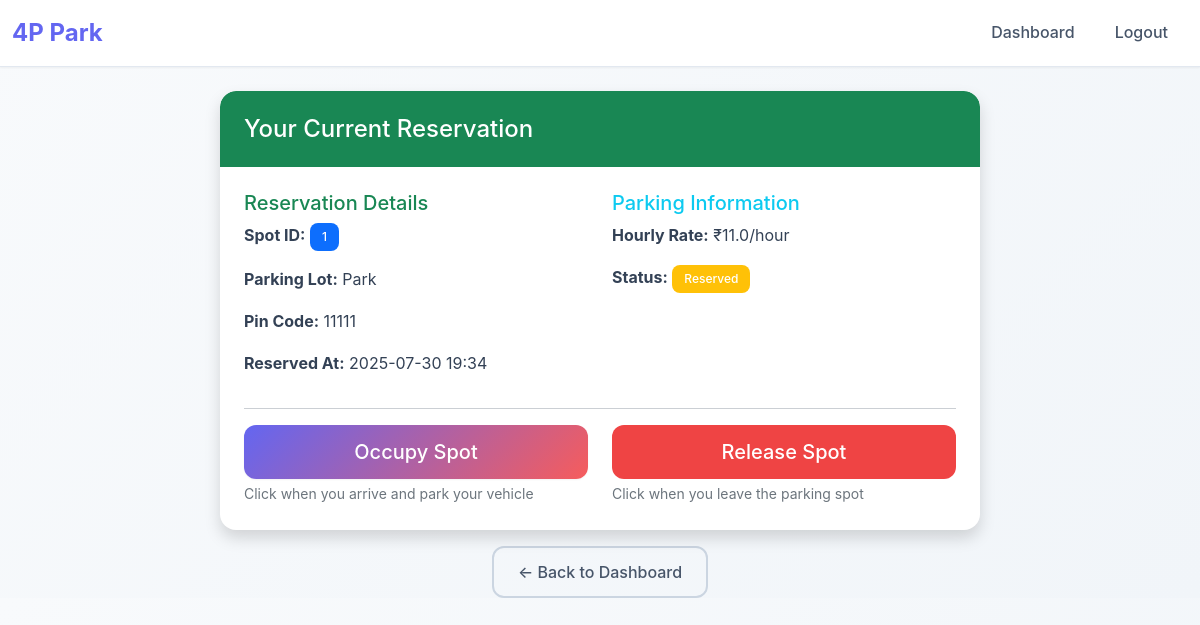
Screenshot of /user/my_reservation (signed in) with the database file from the repository.
### models/parking_spot.py (models this page shows)
class ParkingSpot(db.Model):
    id = db.Column(db.Integer, primary_key=True)
    lot_id = db.Column(db.Integer, db.ForeignKey('parking_lot.id'), nullable=False)
    status = db.Column(db.String(1), nullable=False, default='A')

### models/parking_lot.py (models this page shows)
class ParkingLot(db.Model):
    id = db.Column(db.Integer, primary_key=True)
    prime_location_name = db.Column(db.String(100), nullable=False)
    price = db.Column(db.Float, nullable=False)
    pin_code = db.Column(db.String(10), nullable=False)
    maximum_number_of_spots = db.Column(db.Integer, nullable=False)

### models/reservation.py (models this page shows)
class Reservation(db.Model):
    id = db.Column(db.Integer, primary_key=True)
    spot_id = db.Column(db.Integer, db.ForeignKey('parking_spot.id'), nullable=False)
    user_id = db.Column(db.Integer, db.ForeignKey('user.id'), nullable=False)
    parking_timestamp = db.Column(db.DateTime, nullable=False, default=datetime.now)
    leaving_timestamp = db.Column(db.DateTime, nullable=True)
    parking_cost = db.Column(db.Float, nullable=True)
    vehicle_number = db.Column(db.String(20), nullable=True)
    vehicle_model = db.Column(db.String(50), nullable=True)

### routes/user.py (the view)
@user.route('/user/my_reservation')
def my_reservation():
    user_id = session.get('user_id')
    current_reservation = Reservation.query.filter_by(user_id=user_id, leaving_timestamp=None).first()
    if not current_reservation:
        return render_template('user_reservation.html', reservation=None)
    spot = ParkingSpot.query.get(current_reservation.spot_id)
    lot = ParkingLot.query.get(spot.lot_id)
    reservation_data = {
        'reservation': current_reservation,
        'spot': spot,
        'lot': lot
    }
    return render_template('user_reservation.html', reservation=reservation_data)

### templates/user_reservation.html (shortened to what this page needs)
{% extends "base.html" %}
{% block content %}
<div class="row justify-content-center">
    <div class="col-md-8">
        {% if reservation %}
            <div class="card shadow">
                <div class="card-header bg-success text-white">
                    <h4 class="mb-0">Your Current Reservation</h4>
                </div>
                <div class="card-body">
                    <div class="row">
                        <div class="col-md-6">
                            <h5 class="text-success">Reservation Details</h5>
                            <p><strong>Spot ID:</strong> <span class="badge bg-primary">{{ reservation.spot.id }}</span></p>
                            <p><strong>Parking Lot:</strong> {{ reservation.lot.prime_location_name }}</p>
                            <p><strong>Pin Code:</strong> {{ reservation.lot.pin_code }}</p>
                            <p><strong>Reserved At:</strong> {{ reservation.reservation.parking_timestamp.strftime('%Y-%m-%d %H:%M') }}</p>
                        </div>
                        <div class="col-md-6">
                            <h5 class="text-info">Parking Information</h5>
                            <p><strong>Hourly Rate:</strong> ₹{{ reservation.lot.price }}/hour</p>
                            <p><strong>Status:</strong>
                                {% if reservation.spot.status == 'O' %}
                                    <span class="badge bg-warning">Reserved</span>
                                {% else %}
                                    <span class="badge bg-success">Available</span>
                                {% endif %}
                            </p>
                        </div>
                    </div>
                    <hr>
                    <div class="row">
                        <div class="col-md-6">
                            <div class="d-grid">
                                <a href="{{ url_for('user.occupy_spot') }}" class="btn btn-primary btn-lg">
                                    Occupy Spot
                                </a>
                                <small class="text-muted mt-1">Click when you arrive and park your vehicle</small>
                            </div>
                        </div>
                        <div class="col-md-6">
                            <div class="d-grid">
                                <a href="{{ url_for('user.release_spot') }}" class="btn btn-danger btn-lg">
                                    Release Spot
                                </a>
                                <small class="text-muted mt-1">Click when you leave the parking spot</small>
                            </div>
                        </div>
                    </div>
                </div>
            </div>
        {% endif %}
        <div class="mt-3 text-center">
            <a href="{{ url_for('user.dashboard') }}" class="btn btn-outline-secondary">← Back to Dashboard</a>
        </div>
    </div>
</div>
{% endblock %}

### static/css/style.css (style rules this page uses)
:root { --primary-color: #6366f1; --secondary-color: #f65c5c; --success-color: #10b981; --warning-color: #f59e0b; --danger-color: #ef4444; --info-color: #06b6d4; --light-bg: #f8fafc; --white: #ffffff; --gray-100: #f1f5f9; --gray-200: #e2e8f0; --gray-300: #cbd5e1; --gray-600: #475569; --gray-700: #334155; --gray-900: #0f172a; --shadow-sm: 0 1px 2px 0 rgb(0 0 0 / 0.05); --shadow-md: 0 4px 6px -1px rgb(0 0 0 / 0.1); --shadow-lg: 0 10px 15px -3px rgb(0 0 0 / 0.1); --shadow-xl: 0 20px 25px -5px rgb(0 0 0 / 0.1); }
body { background: linear-gradient(135deg, var(--light-bg) 0%, var(--gray-100) 100%); font-family: 'Inter', 'Segoe UI', system-ui, -apple-system, sans-serif; color: var(--gray-700); line-height: 1.6; }
.card { border: none; border-radius: 16px; box-shadow: var(--shadow-md); background: var(--white); overflow: hidden; transition: all 0.3s ease; }
.card-header { border: none; padding: 1.5rem; border-radius: 16px 16px 0 0 !important; font-weight: 600; }
.card-body { padding: 1.5rem; }
.btn { border-radius: 12px; font-weight: 500; padding: 0.75rem 1.5rem; border: none; transition: all 0.2s ease; text-decoration: none; }
.btn-primary { background: linear-gradient(135deg, var(--primary-color), var(--secondary-color)); color: var(--white); box-shadow: var(--shadow-sm); }
.btn-danger { background: var(--danger-color); color: var(--white); }
.btn-outline-secondary { border: 2px solid var(--gray-300); color: var(--gray-600); background: transparent; }
.badge { border-radius: 8px; font-weight: 500; padding: 0.5rem 0.75rem; }

### rows the page displays
ParkingSpot: spot.id "1"
ParkingLot: lot.prime_location_name "Park", lot.pin_code "11111", lot.price "11.0"
Reservation: reservation.parking_timestamp "2025-07-30 19:34"
